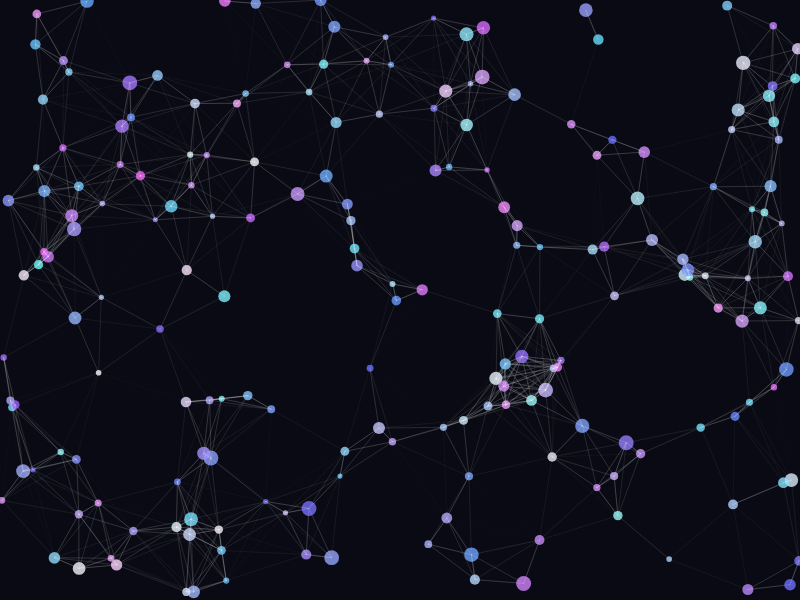
Frame 1 (no input)
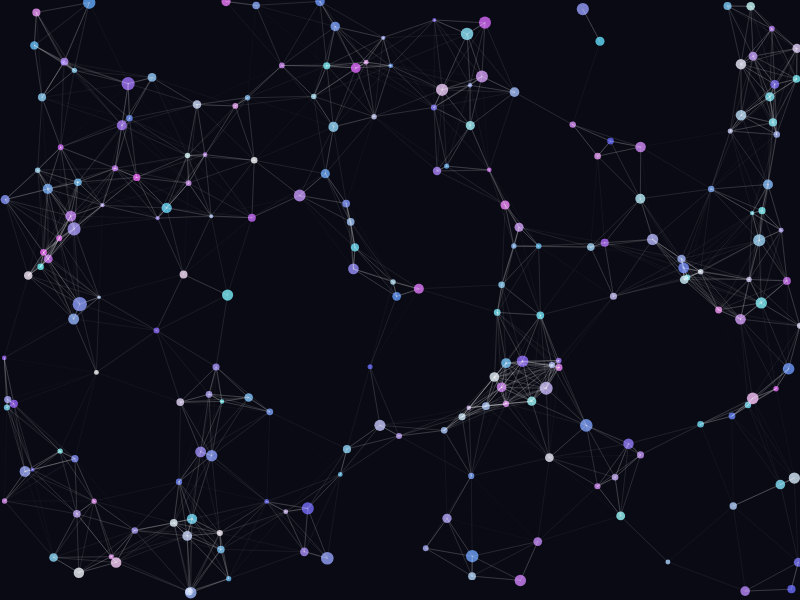
Frame 60 (no input)
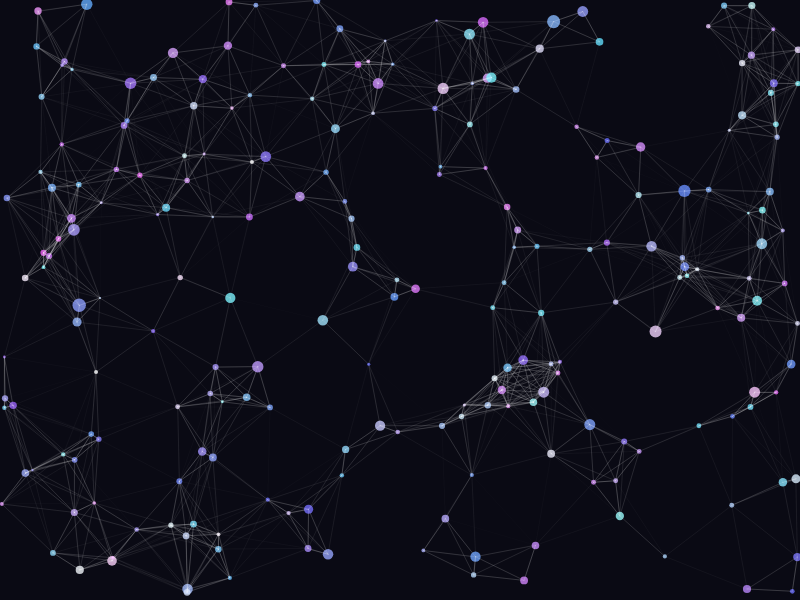
Frame 120 (the mouse pressed at the canvas centre since frame 60)

The p5.js sketch that drew these frames (run headless with seeded random() and noise() and a simulated clock; from frame 60 on, the mouse is pressed at the canvas centre):

// p5.js sketch
// ── sketch.js
let cells = [];
let trails = [];
const CELL_COUNT = 200;
const TRAIL_LENGTH = 30;

class Cell {
  constructor(x, y) {
    this.x = x;
    this.y = y;
    this.life = 1.0;
    this.decay = random(0.001, 0.005);
    this.size = random(5, 15);
    this.color = color(random(100, 255), random(100, 255), 255, 200);
    this.trail = [];
  }

  update() {
    if (this.life > 0) {
      this.life -= this.decay;
    } else {
      // Add to trails when dead
      if (this.trail.length < TRAIL_LENGTH) {
        this.trail.push({x: this.x, y: this.y});
      }
    }

    // Random movement
    this.x += random(-0.5, 0.5);
    this.y += random(-0.5, 0.5);

    // Keep within bounds
    this.x = constrain(this.x, 0, width);
    this.y = constrain(this.y, 0, height);
  }

  display() {
    if (this.life > 0) {
      fill(this.color);
      noStroke();
      ellipse(this.x, this.y, this.size * this.life);
    } else {
      // Draw trail
      for (let i = 0; i < this.trail.length; i++) {
        const t = this.trail[i];
        const alpha = map(i, 0, this.trail.length, 0, 100);
        fill(red(this.color), green(this.color), blue(this.color), alpha);
        noStroke();
        ellipse(t.x, t.y, this.size * (i / this.trail.length));
      }
    }
  }
}

function setup() {
  createCanvas(800, 600);
  for (let i = 0; i < CELL_COUNT; i++) {
    cells.push(new Cell(random(width), random(height)));
  }
}

function draw() {
  background(10, 10, 20);

  // Update and display cells
  for (let cell of cells) {
    cell.update();
    cell.display();

    // Connect to nearby cells
    for (let other of cells) {
      if (cell !== other) {
        const d = dist(cell.x, cell.y, other.x, other.y);
        if (d < 100) {
          stroke(255, 100);
          strokeWeight(map(d, 0, 100, 0.5, 0));
          line(cell.x, cell.y, other.x, other.y);
        }
      }
    }

    // Occasionally create new cell
    if (random() < 0.001) {
      cells.push(new Cell(random(width), random(height)));
    }

    // Remove dead cells that have decayed
    if (cell.life <= 0 && cell.trail.length >= TRAIL_LENGTH) {
      cells.splice(cells.indexOf(cell), 1);
    }
  }
}
